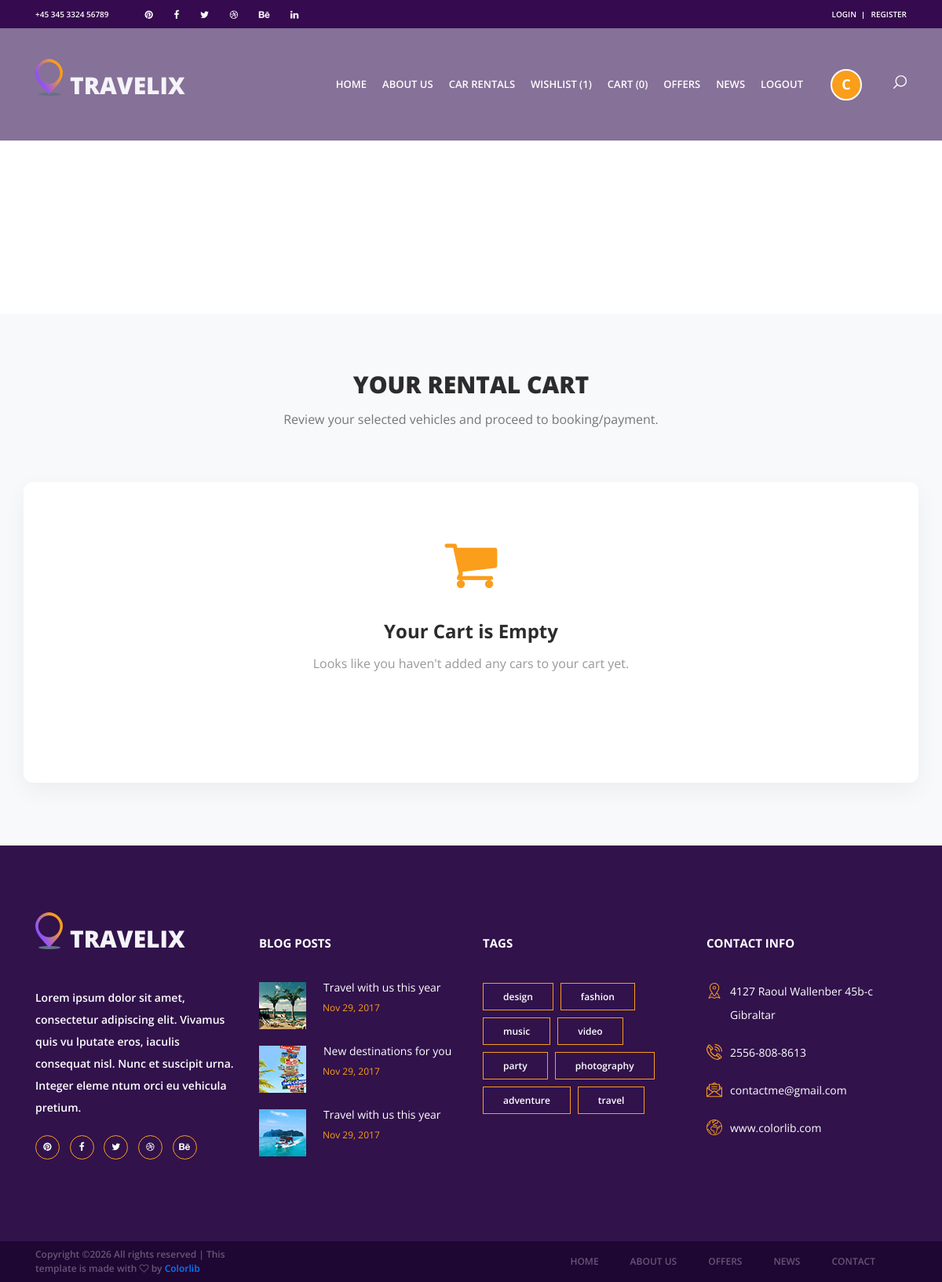
/cart/ (signed in), run on an earlier commit of the app's database.
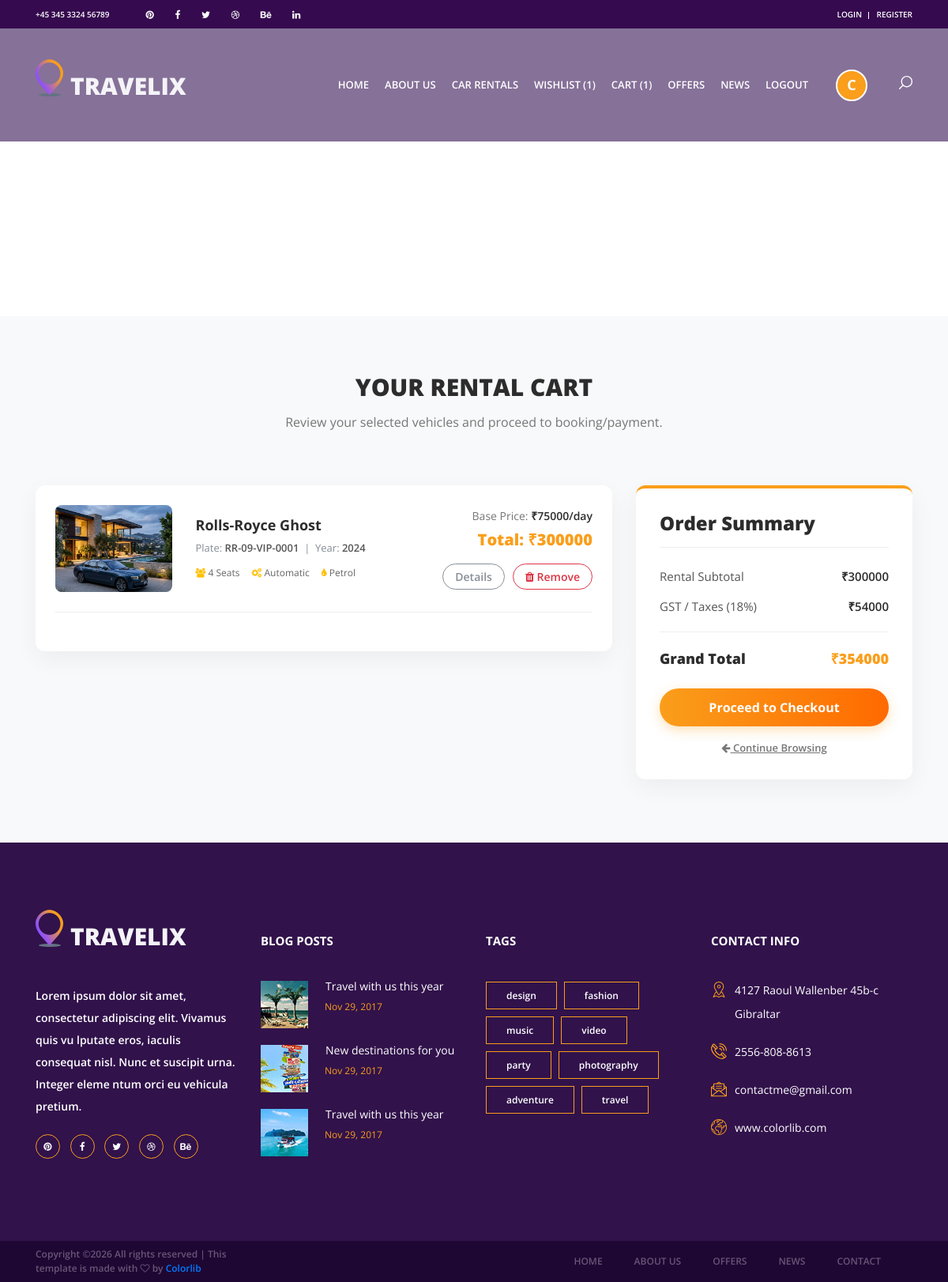
And on a later commit of the database.
### myapp/models.py (models this page shows, shortened)
class Cart(models.Model):
    user = models.ForeignKey(User, on_delete=models.CASCADE)
    car = models.ForeignKey(Car, on_delete=models.CASCADE)
    date = models.DateTimeField(default=timezone.now)
    tprice = models.PositiveIntegerField()
    cprice = models.PositiveIntegerField()
    payment = models.BooleanField(default=False)

class Car(models.Model):
    agency = models.ForeignKey(User, on_delete=models.CASCADE, limit_choices_to={'usertype': 'agency'})
    car_name = models.CharField(max_length=100)
    brand = models.CharField(max_length=100)
    model_year = models.IntegerField()
    plate_number = models.CharField(max_length=20, unique=True)
    price_per_hour = models.IntegerField()
    price_per_day = models.IntegerField()
    SEAT_CHOICES = [(4, '4'), (5, '5'), (7, '7'), (9, '9')]
    seats = models.IntegerField(choices=SEAT_CHOICES)
    FUEL_CHOICES = [
        ('Petrol', 'Petrol'),
        ('Diesel', 'Diesel'),
        ('CNG', 'CNG'),
        ('Electric', 'Electric'),
        ('Hybrid', 'Hybrid'),
    ]
    fuel_type = models.CharField(max_length=20, choices=FUEL_CHOICES)
    TRANS_CHOICES = [('Manual', 'Manual'), ('Automatic', 'Automatic')]
    transmission = models.CharField(max_length=20, choices=TRANS_CHOICES)
    has_ac = models.BooleanField(default=False)
    has_airbags = models.BooleanField(default=False)
    has_abs = models.BooleanField(default=False)
    has_gps = models.BooleanField(default=False)
    has_music_system = models.BooleanField(default=False)
    has_reverse_camera = models.BooleanField(default=False)
    airbags_count = models.IntegerField(default=0)
    tyre_condition = models.CharField(max_length=50)
    color = models.CharField(max_length=50, null=True, blank=True)
    vehicle_type = models.CharField(
        max_length=20,
        choices=[('2-wheeler', '2-wheeler'), ('4-wheeler', '4-wheeler')],
        default='4-wheeler'
    )
    mileage = models.IntegerField(null=True, blank=True)
    condition = models.CharField(max_length=100, null=True, blank=True)
    car_image = models.ImageField(upload_to='cars/', null=True, blank=True)

### myapp/views.py (the view)
# urls.py: path('cart/', views.scart, name='scart'),
def scart(request):
    email = request.session.get('email')
    if not email:
        return redirect('login')
    try:
        user = User.objects.get(email=email)
    except User.DoesNotExist:
        return redirect('login')
    cart = Cart.objects.filter(user=user, payment=False)
    subtotal = sum(item.tprice for item in cart)
    gst = int(subtotal * 0.18)
    grand_total = subtotal + gst
    request.session['cart_count'] = len(cart)
    return render(request, 'cart.html', {
        'cart': cart,
        'subtotal': subtotal,
        'gst': gst,
        'grand_total': grand_total
    })

### myapp/context_processors.py (called while the page is built)
def user_context(request):
    user = None
    if 'email' in request.session:
        try:
            user = User.objects.get(email=request.session['email'])
            if user.usertype == 'customer':
                request.session['wishlist'] = Wishlist.objects.filter(user=user).count()
                request.session['cart_count'] = Cart.objects.filter(user=user, payment=False).count()
        except User.DoesNotExist:
            pass
    return {'app_user': user}

### myapp/templates/cart.html (shortened to what the changed rows need)
{% extends "header.html" %}
{% load static %}
{% block content %}
<div class="offers" style="padding-top: 80px; padding-bottom: 80px; background: #f8f9fa;">
    <div class="container">
        <div class="row">
            <div class="col text-center mb-5">
                <h2 class="section_title" style="color: #2d2c2c; font-weight: 800;">Your Rental Cart</h2>
            </div>
        </div>
        {% if cart %}
        <div class="row">
            <div class="col-lg-8 mb-4">
                <div style="background: white; border-radius: 12px; box-shadow: 0 10px 30px rgba(0,0,0,0.05); padding: 25px;">
                    {% for item in cart %}
                    {% with car=item.car %}
                    <div class="cart_item mb-4" style="border-bottom: 1px solid #eee; padding-bottom: 25px; transition: all 0.3s;">
                        <div class="row align-items-center">
                            <div class="col-md-3">
                                <div style="border-radius: 8px; overflow: hidden; height: 110px; position: relative;">
                                    {% if car.car_image %}
                                        <img src="{{ car.car_image.url }}" alt="{{ car.car_name }}" style="width: 100%; height: 100%; object-fit: cover;">
                                    {% else %}
                                        <img src="{% static 'images/offer_1.jpg' %}" alt="Placeholder" style="width: 100%; height: 100%; object-fit: cover;">
                                    {% endif %}
                                </div>
                            </div>
                            <div class="col-md-5 mt-3 mt-md-0">
                                <h4 style="font-weight: 700; color: #2d2c2c; margin-bottom: 5px;">{{ car.brand }} {{ car.car_name }}</h4>
                                <p class="text-muted" style="font-size: 13px; margin-bottom: 10px;">
                                    Plate: <span style="font-weight: 600; color: #555;">{{ car.plate_number }}</span> &nbsp;|&nbsp;
                                    Year: <span style="font-weight: 600; color: #555;">{{ car.model_year }}</span>
                                </p>
                                <div style="display: flex; gap: 15px; font-size: 12px; color: #666;">
                                    <span><i class="fa fa-users text-warning"></i> {{ car.seats }} Seats</span>
                                    <span><i class="fa fa-cogs text-warning"></i> {{ car.transmission }}</span>
                                    <span><i class="fa fa-tint text-warning"></i> {{ car.fuel_type }}</span>
                                </div>
                            </div>
                            <div class="col-md-4 text-md-right mt-3 mt-md-0">
                                <div style="font-size: 14px; color: #777;">Base Price: <span style="font-weight: 600; color: #2d2c2c;">₹{{ item.cprice }}/day</span></div>
                                <div style="font-size: 20px; font-weight: 800; color: #fa9e1b; margin-top: 5px; margin-bottom: 15px;">Total: ₹{{ item.tprice }}</div>
                                <div style="display: flex; justify-content: flex-end; gap: 10px;">
                                    <a href="{% url 'car_details' car.pk %}" class="btn btn-sm btn-outline-secondary" style="border-radius: 20px; font-weight: 600; padding: 5px 15px;">Details</a>
                                    <a href="{% url 'dcart' car.pk %}" class="btn btn-sm btn-outline-danger" style="border-radius: 20px; font-weight: 600; padding: 5px 15px;"><i class="fa fa-trash"></i> Remove</a>
                                </div>
                            </div>
                        </div>
                    </div>
                    {% endwith %}
                    {% endfor %}
                </div>
            </div>
            <div class="col-lg-4">
                <div style="background: white; border-radius: 12px; box-shadow: 0 10px 30px rgba(0,0,0,0.05); padding: 30px; border-top: 4px solid #fa9e1b;">
                    <h3 style="font-weight: 800; color: #2d2c2c; margin-bottom: 25px; border-bottom: 1px solid #eee; padding-bottom: 15px;">Order Summary</h3>
                    <div class="d-flex justify-content-between mb-3" style="font-size: 15px; color: #555;">
                        <span>Rental Subtotal</span>
                        <span style="font-weight: 600; color: #2d2c2c;">₹{{ subtotal }}</span>
                    </div>
                    <div class="d-flex justify-content-between mb-3" style="font-size: 15px; color: #555;">
                        <span>GST / Taxes (18%)</span>
                        <span style="font-weight: 600; color: #2d2c2c;">₹{{ gst }}</span>
                    </div>
                    <hr style="border-color: #eee; margin: 20px 0;">
                    <div class="d-flex justify-content-between mb-4" style="font-size: 18px; font-weight: 800; color: #2d2c2c;">
                        <span>Grand Total</span>
                        <span style="color: #fa9e1b;">₹{{ grand_total }}</span>
                    </div>
                    <a href="#" onclick="alert('Payment Integration Coming Soon!'); return false;" class="btn btn-lg btn-block" style="background: linear-gradient(to right, #fa9e1b, #ff6a00); color: white; font-weight: 700; border-radius: 30px; padding: 12px; box-shadow: 0 5px 15px rgba(250,158,27,0.3); border: none; font-size: 16px; transition: all 0.3s;" onmouseover="this.style.transform='translateY(-2px)';" onmouseout="this.style.transform='translateY(0)';">
                        Proceed to Checkout
                    </a>
                    <div class="text-center mt-3">
                        <a href="{% url 'car_rentals' %}" style="font-size: 13px; color: #777; font-weight: 600; text-decoration: underline;">
                            <i class="fa fa-arrow-left"></i> Continue Browsing
                        </a>
                    </div>
                </div>
            </div>
        </div>
        {% else %}
        <div class="row">
            <div class="col-12 text-center py-5" style="background: white; border-radius: 12px; box-shadow: 0 10px 30px rgba(0,0,0,0.05); padding: 50px;">
                <div style="font-size: 72px; color: #fa9e1b; margin-bottom: 20px;"><i class="fa fa-shopping-cart"></i></div>
                <h3 style="font-weight: 700; color: #2d2c2c; margin-bottom: 10px;">Your Cart is Empty</h3>
                <p style="color: #999; font-size: 16px; margin-bottom: 30px;">Looks like you haven't added any cars to your cart yet.</p>
                <div class="button book_button" style="margin-top: 0; display: inline-block;"><a href="{% url 'car_rentals' %}">Browse Cars<span></span><span></span><span></span></a></div>
            </div>
        </div>
        {% endif %}
    </div>
</div>
{% endblock %}

### myapp/templates/header.html (shortened to what the changed rows need)
{% load static %}
<!DOCTYPE html>
<html lang="en">
<head>
<link rel="stylesheet" type="text/css" href="{% static 'styles/bootstrap4/bootstrap.min.css' %}">
<link href="{% static 'plugins/font-awesome-4.7.0/css/font-awesome.min.css' %}" rel="stylesheet" type="text/css">
<link rel="stylesheet" type="text/css" href="{% static 'plugins/OwlCarousel2-2.2.1/owl.carousel.css' %}">
<link rel="stylesheet" type="text/css" href="{% static 'plugins/OwlCarousel2-2.2.1/owl.theme.default.css' %}">
<link rel="stylesheet" type="text/css" href="{% static 'plugins/OwlCarousel2-2.2.1/animate.css' %}">
<link rel="stylesheet" type="text/css" href="{% static 'styles/main_styles.css' %}">
<link rel="stylesheet" type="text/css" href="{% static 'styles/responsive.css' %}">
</head>
<body>
<div class="super_container">
	<header class="header">
		<nav class="main_nav">
			<div class="container">
				<div class="row">
					<div class="col main_nav_col d-flex flex-row align-items-center justify-content-start">
						<div class="main_nav_container ml-auto">
							<ul class="main_nav_list">
								{% if app_user and app_user.usertype == 'customer' %}
								<li class="main_nav_item"><a href="{% url 'wishlist' %}">wishlist ({{ request.session.wishlist|default:0 }})</a></li>
								<li class="main_nav_item"><a href="{% url 'scart' %}">cart ({{ request.session.cart_count|default:0 }})</a></li>
								{% endif %}
							</ul>
						</div>
					</div>
				</div>
			</div>
		</nav>
	</header>
    {% block content %}
    {% endblock %}
</div>
</body>
</html>

What changed in the data, as far as the page shows it:
added Cart: car.car_image (picture), car.brand "Rolls-Royce", car.car_name "Ghost", car.plate_number "RR-09-VIP-0001", car.model_year "2024", car.seats "4", car.transmission "Automatic", car.fuel_type "Petrol", cprice "75000", tprice "300000"
Also different on the page:
{{ request.session.cart_count|default:0 }}: "0" → "1"
{{ subtotal }}: (not shown) → "300000"
{{ gst }}: (not shown) → "54000"
{{ grand_total }}: (not shown) → "354000"
text no longer shown: "Your Cart is Empty Looks like you haven't added any cars to your cart yet."
text now shown: "Order Summary Rental Subtotal ₹ GST / Taxes (18%) ₹ Grand Total ₹ Proceed to Checkout Continue Browsing"
